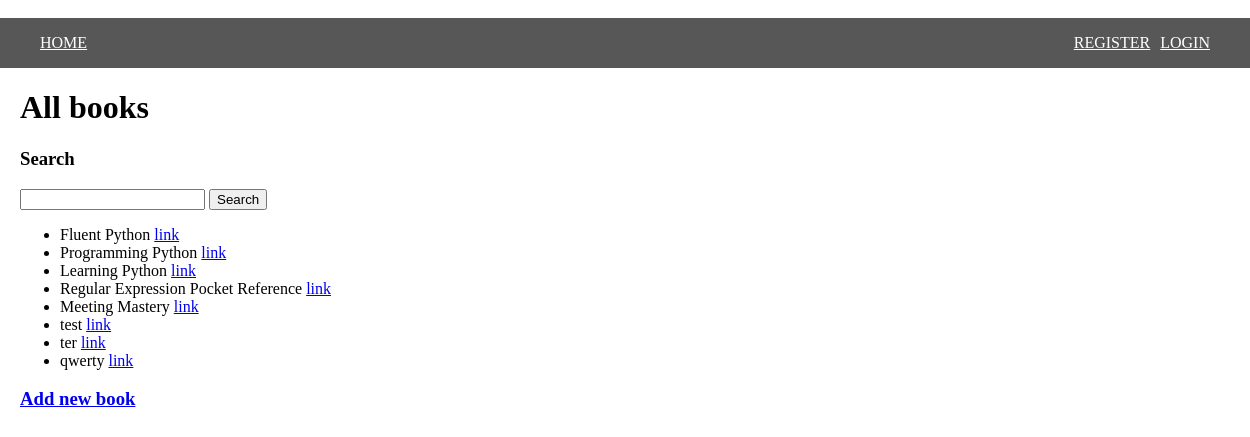
The page / on the database its author committed.
### bookstore/models.py (models this page shows, shortened)
class Books(models.Model):
    title = models.CharField(max_length=100)
    released_year = models.PositiveSmallIntegerField()
    description = models.TextField()
    author = models.ForeignKey('Autors', on_delete=models.CASCADE, blank=True, null=True)
    class Meta():
        verbose_name =  'Book'
        verbose_name_plural = 'Books'

### bookstore/views.py (the view)
# urls.py: path('', all, name="home"),
def all(request):
    books = Books.objects.all()
    if request.method == "GET" and 'search' in request.GET:
        search = request.GET['search']
        books = books.filter(title__icontains=search)
    context = {'books': books}
    return render(request, 'bookstore/index.html', context=context)

### bookstore/templates/bookstore/index.html
﻿{% extends 'base.html' %}
    {% block content %}
    <h1>All books</h1>
    <h3>Search</h3>
    <form action="" method="GET">
        <input type="text" name='search'>
        <input type="submit" value='Search'>
    </form>
    <ul>
    {% for book in books %}
        <li>{{ book.title }} <a href="{% url 'book' book.id %}">link</a></li>
    {% endfor %}
    </ul>
    <a href="{% url 'add_book' %}">
        <h3>Add new book</h3>
    </a>
{% endblock content %}

### static/style.css (style rules this page uses)
body { margin: 0; padding: 0; }

### rows shown on the page
Books: title "Fluent Python"
Books: title "Programming Python"
Books: title "Learning Python"
Books: title "Regular Expression Pocket Reference"
Books: title "Meeting Mastery"
Books: title "test"
Books: title "ter"
Books: title "qwerty"
